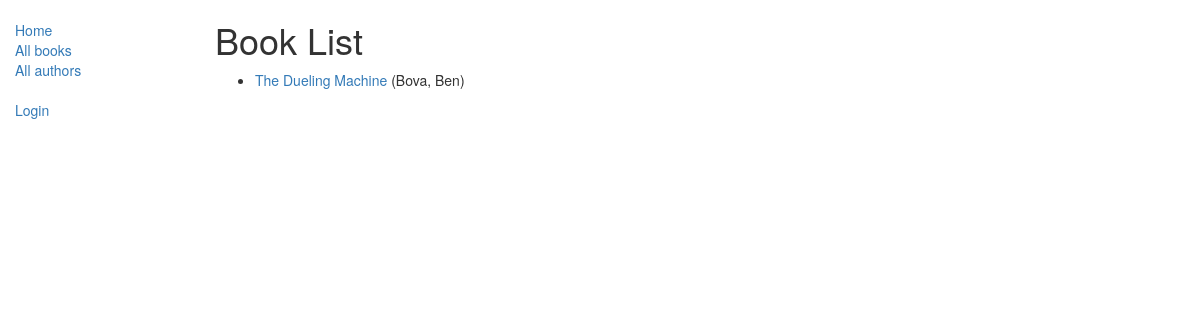
Before: /catalog/books/ with the older database file.
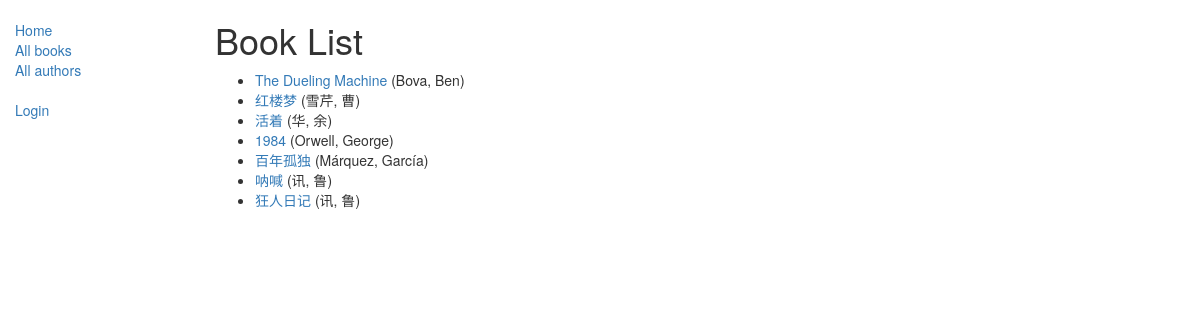
After: the same page with the newer database file.
### catalog/models.py (models this page shows, shortened)
class Book(models.Model):
    title = models.CharField(max_length=200)
    author = models.ForeignKey('Author', on_delete=models.SET_NULL, null=True)
    summary = models.TextField(max_length=1000, help_text="Enter a brief description of the book")
    isbn = models.CharField('ISBN',max_length=13, help_text='13 Character <a href="https://www.isbn-international.org/content/what-isbn">ISBN number</a>')
    genre = models.ManyToManyField(Genre, help_text="Select a genre for this book")
    def get_absolute_url(self):
        return reverse('book-detail', args=[str(self.id)])
    def display_genre(self):
        """
        Creates a string for the Genre. This is required to display genre in Admin.
        """
        return ', '.join([ genre.name for genre in self.genre.all()[:3] ])
    display_genre.short_description = 'Genre'

class Author(models.Model):
    first_name = models.CharField(max_length=100)
    last_name = models.CharField(max_length=100)
    date_of_birth = models.DateField(null=True, blank=True)
    date_of_death = models.DateField('Died', null=True, blank=True)
    def __str__(self):
        return '%s, %s' % (self.last_name, self.first_name)

### catalog/views.py (the view)
# urls.py: path('books/', views.BookListView.as_view(), name='books'),
class BookListView(generic.ListView):
    model = Book

### catalog/templates/catalog/book_list.html
{% extends "base_generic.html" %} {% block content %}
<h1>Book List</h1>
{% if book_list %}
<ul>
    {% for book in book_list %}
    <li>
        <a href="{{ book.get_absolute_url }}">{{ book.title }}</a> ({{book.author}})
    </li>
    {% endfor %}
</ul>
{% else %}
<p>There are no books in the library.</p>
{% endif %} {% endblock %}

### catalog/templates/base_generic.html (shortened to what this page needs)
<!DOCTYPE html>
<html lang="en">
<head>
    <link rel="stylesheet" href="https://maxcdn.bootstrapcdn.com/bootstrap/3.3.7/css/bootstrap.min.css">
    {% load static %}
    <link rel="stylesheet" href="{% static 'css/styles.css' %}">
</head>
<body>
    <div class="container-fluid">
        <div class="row">
            <div class="col-sm-2">
                {% block sidebar %}
                <ul class="sidebar-nav">
                    <li><a href="{% url 'index' %}">Home</a></li>
                    <li><a href="{% url 'books' %}">All books</a></li>
                    <li><a href="{% url 'authors' %}">All authors</a></li>
                </ul>
                <ul class="sidebar-nav">
                    {% if user.is_authenticated %}
                    <li>User: {{ user.get_username }}</li>
                    <li><a href="{% url 'my-borrowed' %}">My Borrowed</a></li>
                    <li><a href="{% url 'logout'%}?next={{request.path}}">Logout</a></li>
                    {% else %}
                    <li><a href="{% url 'login'%}?next={{request.path}}">Login</a></li>
                    {% endif %}
                </ul>
                {% endblock %}
            </div>
            <div class="col-sm-10 ">
                {% block content %}{% endblock %}
            </div>
        </div>
    </div>
</body>
</html>

### catalog/static/css/styles.css (style rules this page uses)
.sidebar-nav { margin-top: 20px; padding: 0; list-style: none; }

Changed rows visible on the page:
added Book: title "红楼梦", author "雪芹, 曹"
added Book: title "活着", author "华, 余"
added Book: title "1984", author "Orwell, George"
added Book: title "百年孤独", author "Márquez, García"
added Book: title "呐喊", author "讯, 鲁"
added Book: title "狂人日记", author "讯, 鲁"
